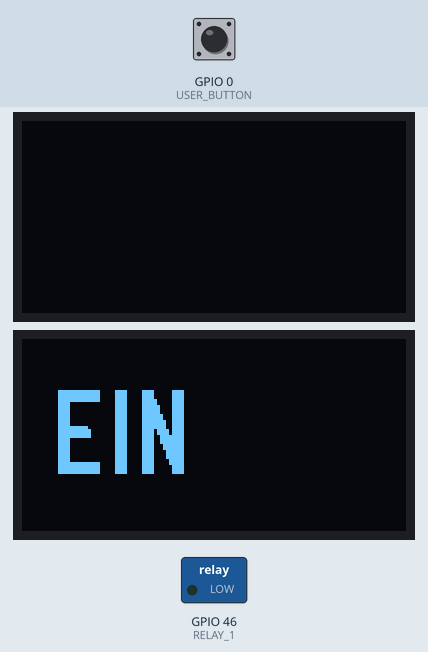
Simulated run of this program. Board: ESP32-S3. Shown: 2 × 128×64 one-colour display, switched loads named in the program (green lamp = pin HIGH). The inputs (shaded band) are chosen by the test bench; at power-on: GPIO 0 (USER_BUTTON) LOW.

Above: at 6.37 s.
7.6 s: GPIO 0 (USER_BUTTON) pulled HIGH for 0.15 s
At 8.5 s:
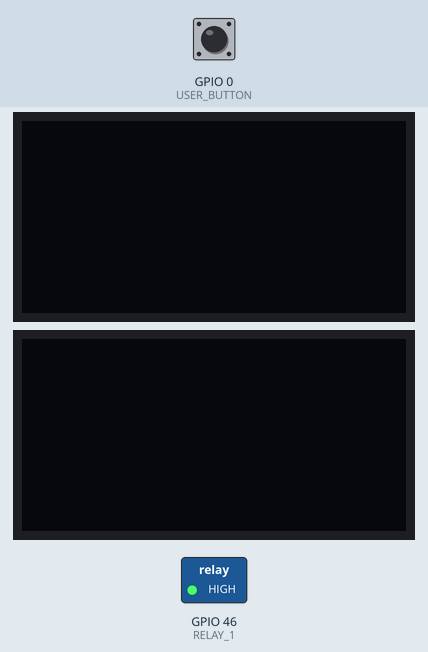
9.2 s: GPIO 0 (USER_BUTTON) pulled HIGH for 1 s
At 10.0 s:
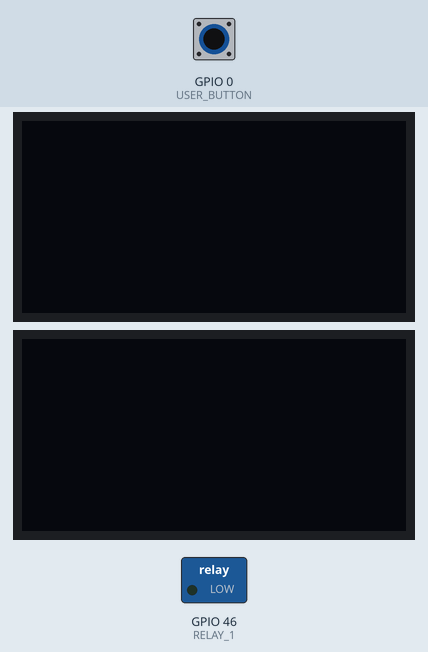
11.7 s: GPIO 0 (USER_BUTTON) pulled HIGH for 3.2 s
At 15.7 s:
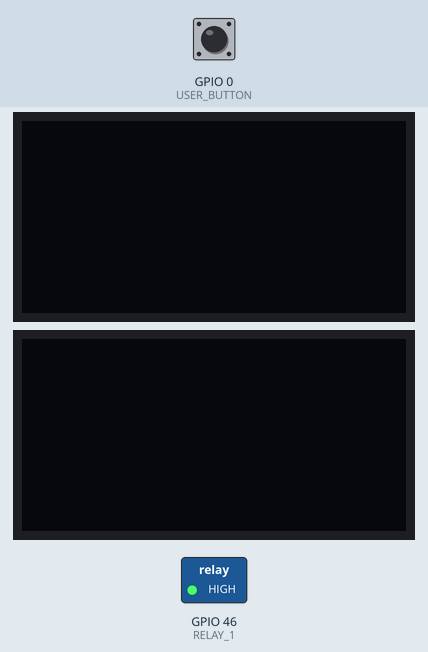
Timing chart, 0 to 17.2 s (numbered marks = the images above; inputs shaded):
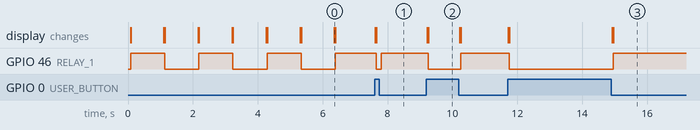

Measured:
- after the input at 7.6 s, GPIO 46 (RELAY_1): HIGH → LOW after 0.05 s, → HIGH 0.15 s later; the display: first changes at once (image 1 shows a later state)
- after the input at 9.2 s, GPIO 46 (RELAY_1): HIGH → LOW after 0.05 s, → HIGH 1.0 s later; the display: first changes at once (image 2 shows a later state)
- after the input at 11.7 s, GPIO 46 (RELAY_1): HIGH → LOW after 0.05 s, → HIGH 3.2 s later; the display: first changes at once (image 3 shows a later state)
- by itself, GPIO 46 (RELAY_1): alternates HIGH for 1.1 s and LOW for 1.1 s

The program:

main.cpp
```cpp
#include <Arduino.h>
#include <U8g2lib.h>
#define VER "V-005"

void u8g2_print(U8G2 u8g2, int x, int y, const char *str, const uint8_t *font, const int clear_buffer);

/* ---------- OLED ------------ */
#define OLED_RESET 21
#define OLED_DATA 17
#define OLED_CLOCK 18

#define FONT_14 u8g2_font_profont22_tf
#define FONT_11 u8g2_font_t0_17_tf
#define FONT_21 u8g2_font_logisoso22_tf
#define FONT_28 u8g2_font_logisoso28_tf
#define FONT_38 u8g2_font_logisoso38_tf
#define FONT_50 u8g2_font_logisoso50_tf

U8G2_SSD1306_128X64_NONAME_F_HW_I2C u8g2(U8G2_R0, OLED_RESET, OLED_CLOCK, OLED_DATA);
void u8g2_print_ver(const char *msg);

/* ---------- OLED ------------ */

/* ---------- GPIO ------------ */
#define USER_BUTTON 0
#define LED_WHITE 35
#define RELAY_1 46
/* ---------- GPIO ------------ */

// put function declarations here:
int myFunction(int, int);

void setup()
{
  Serial.begin(115200);

  u8g2.begin();
  pinMode(USER_BUTTON, INPUT_PULLDOWN);
  pinMode(RELAY_1, OUTPUT);

  for (int i = 0; i < 3; i++)
  {
    u8g2_print_ver("EIN");
    digitalWrite(RELAY_1, HIGH);
    delay(1000);
    u8g2_print_ver("AUS");
    digitalWrite(RELAY_1, LOW);
    delay(1000);
  }
}

void u8g2_print_ver(const char *msg)
{
  u8g2_print(u8g2, 10, 45, msg, FONT_28, true);
  u8g2_print(u8g2, 10, 64, VER, FONT_11, false);
}

int current_button_state = HIGH;
void loop()
{
  int is_button = digitalRead(USER_BUTTON);
  if (is_button == LOW)
  {
    if (current_button_state == HIGH)
    {
      current_button_state = LOW;
      u8g2_print_ver("EIN");
      digitalWrite(RELAY_1, HIGH);
    }
  }
  else
  {
    if (current_button_state == LOW)
    {
      current_button_state = HIGH;
      u8g2_print_ver("AUS");
      digitalWrite(RELAY_1, LOW);
    }
  }
  // put your main code here, to run repeatedly:
}

void u8g2_print(U8G2 u8g2, int x, int y, const char *str, const uint8_t *font, const int clear_buffer)
{
  if (clear_buffer)
    u8g2.clearBuffer();
  u8g2.setFont(font);
  u8g2.drawStr(x, y, str);
  u8g2.sendBuffer();
}
```
